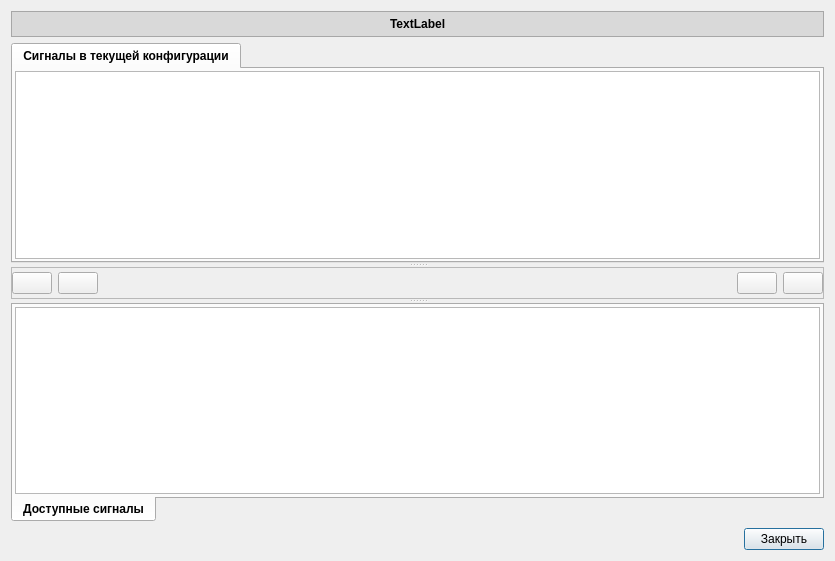
<?xml version="1.0" encoding="UTF-8"?>
<ui version="4.0">
 <class>SvSignalList</class>
 <widget class="QDialog" name="SvSignalList">
  <property name="geometry">
   <rect>
    <x>0</x>
    <y>0</y>
    <width>835</width>
    <height>561</height>
   </rect>
  </property>
  <property name="windowTitle">
   <string>Dialog</string>
  </property>
  <property name="windowIcon">
   <iconset resource="res.qrc">
    <normaloff>:/signals/icons/2virtualbox_103102.ico</normaloff>:/signals/icons/2virtualbox_103102.ico</iconset>
  </property>
  <layout class="QVBoxLayout" name="verticalLayout_2">
   <item>
    <widget class="QFrame" name="frameLabel">
     <property name="styleSheet">
      <string notr="true">background-color: rgb(217, 217, 217);</string>
     </property>
     <property name="frameShape">
      <enum>QFrame::StyledPanel</enum>
     </property>
     <property name="frameShadow">
      <enum>QFrame::Raised</enum>
     </property>
     <layout class="QHBoxLayout" name="horizontalLayout_3">
      <property name="leftMargin">
       <number>2</number>
      </property>
      <property name="topMargin">
       <number>2</number>
      </property>
      <property name="rightMargin">
       <number>2</number>
      </property>
      <property name="bottomMargin">
       <number>2</number>
      </property>
      <item>
       <spacer name="horizontalSpacer_3">
        <property name="orientation">
         <enum>Qt::Horizontal</enum>
        </property>
        <property name="sizeHint" stdset="0">
         <size>
          <width>338</width>
          <height>20</height>
         </size>
        </property>
       </spacer>
      </item>
      <item>
       <widget class="QLabel" name="label">
        <property name="font">
         <font>
          <weight>75</weight>
          <bold>true</bold>
         </font>
        </property>
        <property name="text">
         <string>TextLabel</string>
        </property>
       </widget>
      </item>
      <item>
       <spacer name="horizontalSpacer_4">
        <property name="orientation">
         <enum>Qt::Horizontal</enum>
        </property>
        <property name="sizeHint" stdset="0">
         <size>
          <width>337</width>
          <height>20</height>
         </size>
        </property>
       </spacer>
      </item>
     </layout>
    </widget>
   </item>
   <item>
    <widget class="QSplitter" name="splitter">
     <property name="orientation">
      <enum>Qt::Vertical</enum>
     </property>
     <widget class="QTabWidget" name="tabCurrent">
      <property name="font">
       <font>
        <weight>75</weight>
        <bold>true</bold>
       </font>
      </property>
      <property name="tabPosition">
       <enum>QTabWidget::North</enum>
      </property>
      <property name="currentIndex">
       <number>0</number>
      </property>
      <widget class="QWidget" name="tab_3">
       <attribute name="title">
        <string>Сигналы в текущей конфигурации</string>
       </attribute>
       <layout class="QVBoxLayout" name="verticalLayout_3">
        <property name="spacing">
         <number>2</number>
        </property>
        <property name="leftMargin">
         <number>2</number>
        </property>
        <property name="topMargin">
         <number>2</number>
        </property>
        <property name="rightMargin">
         <number>2</number>
        </property>
        <property name="bottomMargin">
         <number>2</number>
        </property>
        <item>
         <widget class="QTableView" name="tableCurrent">
          <property name="selectionBehavior">
           <enum>QAbstractItemView::SelectRows</enum>
          </property>
         </widget>
        </item>
       </layout>
      </widget>
     </widget>
     <widget class="QFrame" name="frameButtons">
      <property name="sizePolicy">
       <sizepolicy hsizetype="Preferred" vsizetype="Fixed">
        <horstretch>0</horstretch>
        <verstretch>0</verstretch>
       </sizepolicy>
      </property>
      <property name="minimumSize">
       <size>
        <width>0</width>
        <height>32</height>
       </size>
      </property>
      <property name="maximumSize">
       <size>
        <width>16777215</width>
        <height>32</height>
       </size>
      </property>
      <property name="frameShape">
       <enum>QFrame::StyledPanel</enum>
      </property>
      <property name="frameShadow">
       <enum>QFrame::Raised</enum>
      </property>
      <layout class="QHBoxLayout" name="horizontalLayout_2">
       <property name="spacing">
        <number>6</number>
       </property>
       <property name="leftMargin">
        <number>0</number>
       </property>
       <property name="topMargin">
        <number>0</number>
       </property>
       <property name="rightMargin">
        <number>0</number>
       </property>
       <property name="bottomMargin">
        <number>0</number>
       </property>
       <item>
        <widget class="QPushButton" name="bnRemoveAll">
         <property name="text">
          <string/>
         </property>
         <property name="icon">
          <iconset resource="res.qrc">
           <normaloff>:/signals/icons/one_down.ico</normaloff>:/signals/icons/one_down.ico</iconset>
         </property>
        </widget>
       </item>
       <item>
        <widget class="QPushButton" name="bnRemoveSelected">
         <property name="text">
          <string/>
         </property>
         <property name="icon">
          <iconset resource="res.qrc">
           <normaloff>:/signals/icons/all_down.ico</normaloff>:/signals/icons/all_down.ico</iconset>
         </property>
        </widget>
       </item>
       <item>
        <spacer name="horizontalSpacer_5">
         <property name="orientation">
          <enum>Qt::Horizontal</enum>
         </property>
         <property name="sizeHint" stdset="0">
          <size>
           <width>663</width>
           <height>20</height>
          </size>
         </property>
        </spacer>
       </item>
       <item>
        <widget class="QPushButton" name="bnAddSelected">
         <property name="text">
          <string/>
         </property>
         <property name="icon">
          <iconset resource="res.qrc">
           <normaloff>:/signals/icons/all_up.ico</normaloff>:/signals/icons/all_up.ico</iconset>
         </property>
        </widget>
       </item>
       <item>
        <widget class="QPushButton" name="bnAddAll">
         <property name="text">
          <string/>
         </property>
         <property name="icon">
          <iconset resource="res.qrc">
           <normaloff>:/signals/icons/one_up.ico</normaloff>:/signals/icons/one_up.ico</iconset>
         </property>
        </widget>
       </item>
      </layout>
     </widget>
     <widget class="QTabWidget" name="tabAvailable">
      <property name="font">
       <font>
        <weight>75</weight>
        <bold>true</bold>
       </font>
      </property>
      <property name="tabPosition">
       <enum>QTabWidget::South</enum>
      </property>
      <property name="currentIndex">
       <number>0</number>
      </property>
      <widget class="QWidget" name="tab">
       <attribute name="title">
        <string>Доступные сигналы</string>
       </attribute>
       <layout class="QVBoxLayout" name="verticalLayout">
        <property name="spacing">
         <number>2</number>
        </property>
        <property name="leftMargin">
         <number>2</number>
        </property>
        <property name="topMargin">
         <number>2</number>
        </property>
        <property name="rightMargin">
         <number>2</number>
        </property>
        <property name="bottomMargin">
         <number>2</number>
        </property>
        <item>
         <widget class="QTableView" name="tableAvailable">
          <property name="editTriggers">
           <set>QAbstractItemView::NoEditTriggers</set>
          </property>
          <property name="selectionBehavior">
           <enum>QAbstractItemView::SelectRows</enum>
          </property>
         </widget>
        </item>
       </layout>
      </widget>
     </widget>
    </widget>
   </item>
   <item>
    <layout class="QHBoxLayout" name="horizontalLayout">
     <item>
      <spacer name="hSpacerButtons">
       <property name="orientation">
        <enum>Qt::Horizontal</enum>
       </property>
       <property name="sizeType">
        <enum>QSizePolicy::Expanding</enum>
       </property>
       <property name="sizeHint" stdset="0">
        <size>
         <width>40</width>
         <height>20</height>
        </size>
       </property>
      </spacer>
     </item>
     <item>
      <widget class="QPushButton" name="bnSave">
       <property name="sizePolicy">
        <sizepolicy hsizetype="Fixed" vsizetype="Fixed">
         <horstretch>0</horstretch>
         <verstretch>0</verstretch>
        </sizepolicy>
       </property>
       <property name="maximumSize">
        <size>
         <width>80</width>
         <height>16777215</height>
        </size>
       </property>
       <property name="text">
        <string>Закрыть</string>
       </property>
       <property name="default">
        <bool>true</bool>
       </property>
      </widget>
     </item>
    </layout>
   </item>
  </layout>
 </widget>
 <resources>
  <include location="res.qrc"/>
 </resources>
 <connections/>
</ui>
